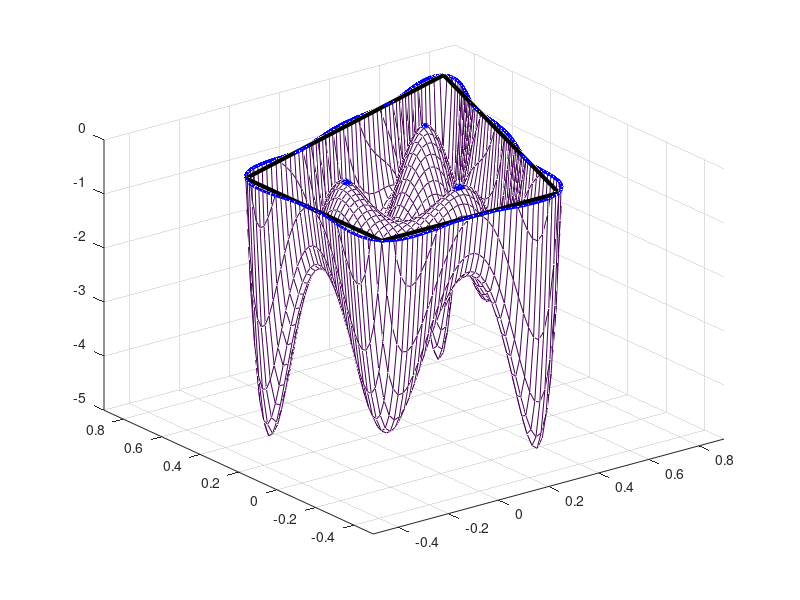

Here is the MATLAB script that generated this plot: (Note: this script raises an error after producing the figure.)
load wynn_christoffel3
close;
mesh(X1,X2,-Ch);
axis([-0.5 0.9 -0.5 0.9 -max(max(Ch)) 0])
hold on;
    % plot polygon
    plot([-1,1]/2/sqrt(2),[-1,-1]/2/sqrt(2),'k','linewidth',3);
    plot([-1,-1]/2/sqrt(2),[-1,1]/2/sqrt(2),'k','linewidth',3);
    plot([-1,2]/2/sqrt(2),[1,2]/2/sqrt(2),'k','linewidth',3);
    plot([1,2]/2/sqrt(2),[-1,2]/2/sqrt(2),'k','linewidth',3);
contour(X1,X2,Ch,linspace(-2e-2,2e-2,10),'b','linewidth',2)
    % Plot support points
    scatter(pts(1,:),pts(2,:),'o', 'MarkerFaceColor','r', 'MArkerEdgeColor', 'none', 'SizeData',w.*1500);
xlabel('x_1');ylabel('x_2');
view(-30,45);
